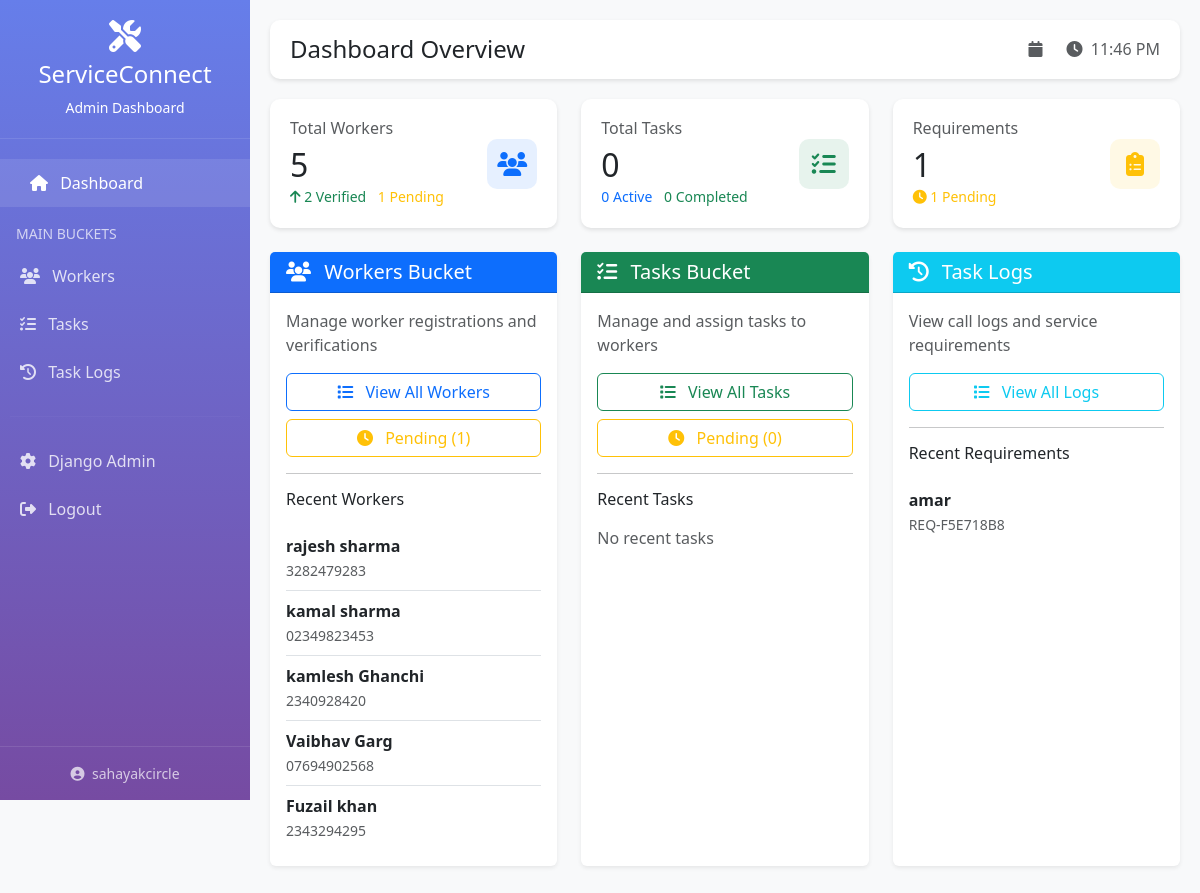
Before: /dashboard/ (signed in) with the older database file.
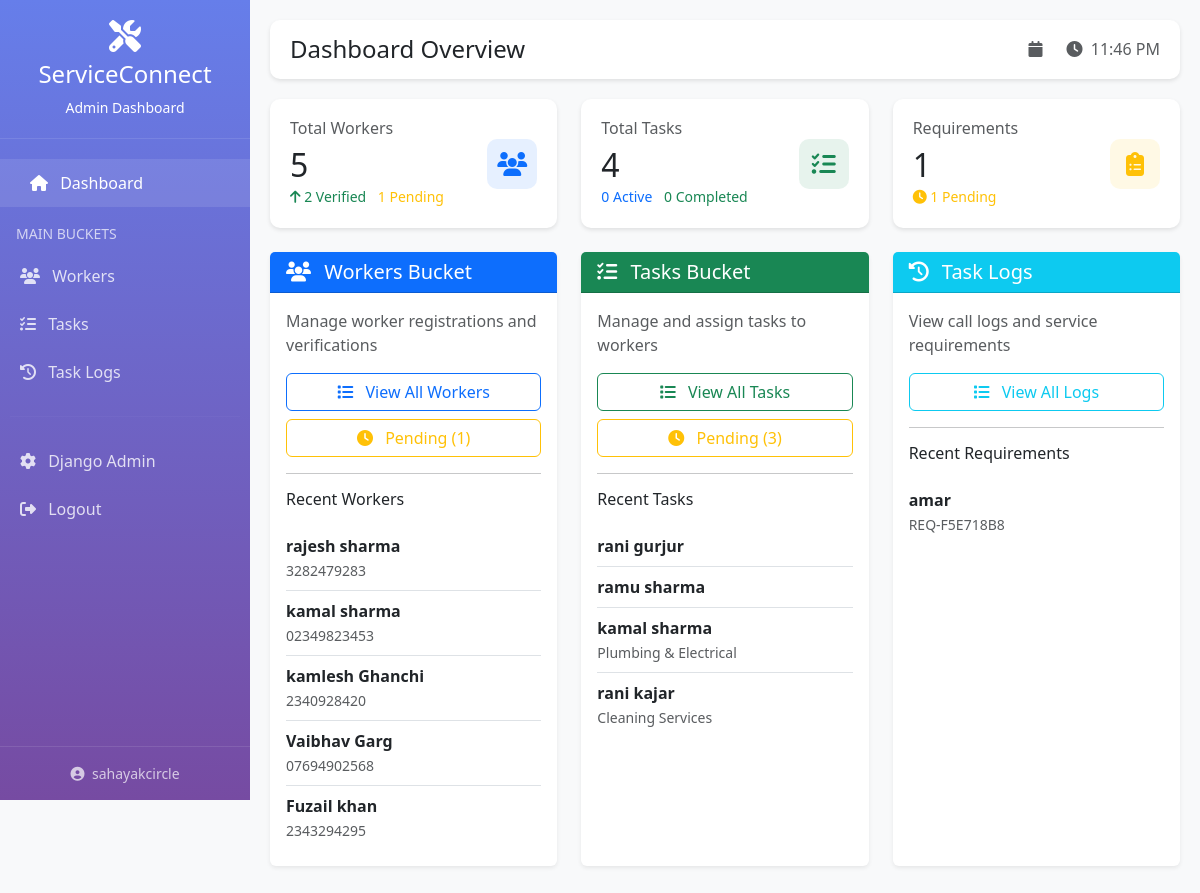
After: the same page with the newer database file.
### apps/workers/models.py (models this page shows, shortened)
class Worker(models.Model):
    id = models.CharField(
        primary_key=True,
        max_length=25,     # safe for 20-char IDs
        editable=False,
        unique=True
    )
    VERIFICATION_STATUS = (
        ('verified', 'Verified'),
        ('rejected', 'Rejected'),
        ('under_review', 'Under Review'),
        ('pending', 'Pending'),
    )
    name = models.CharField(max_length=200)
    phone = models.CharField(max_length=15)
    whatsapp_no = models.CharField(max_length=15, blank=True, null=True)
    age = models.IntegerField(blank=True, null=True)
    aadhar_no = models.CharField(max_length=12, unique=True, blank=True, null=True)
    primary_category = models.ForeignKey(
        Category,
        on_delete=models.SET_NULL,
        null=True,
        related_name='primary_workers'
    )
    secondary_categories = models.ManyToManyField(
        Category,
        blank=True,
        related_name='secondary_workers'
    )
    location = models.ForeignKey(
        Location,
        on_delete=models.SET_NULL,
        null=True,
        blank=True
    )
    geo_location_link = models.URLField(blank=True, null=True)
    last_working_at = models.DateTimeField(blank=True, null=True)
    task_id_lst = models.TextField(blank=True, null=True)
    busy_dates = models.TextField(blank=True, null=True)
    ranking_score = models.DecimalField(max_digits=5, decimal_places=2, default=0)
    verification_status = models.CharField(
        max_length=20,
        choices=VERIFICATION_STATUS,
        default='pending'
    )
    aadhar_img_front = models.ImageField(upload_to='workers/aadhar/', blank=True, null=True)
    aadhar_img_back = models.ImageField(upload_to='workers/aadhar/', blank=True, null=True)
    selfie_img = models.ImageField(upload_to='workers/selfies/', blank=True, null=True)
    created_at = models.DateTimeField(auto_now_add=True)
    updated_at = models.DateTimeField(auto_now=True)
    class Meta:
        db_table = 'workers'
        ordering = ['-ranking_score', 'name']

### apps/requirements/models.py (models this page shows, shortened)
class Requirement(models.Model):
    id = models.CharField(
        primary_key=True,
        max_length=25,
        editable=False,
        unique=True
    )
    requirement_id = models.CharField(max_length=100, unique=True)
    name = models.CharField(max_length=200)
    number = models.CharField(max_length=15)
    location = models.TextField()
    category = models.ForeignKey(
        'categories.Category',
        on_delete=models.SET_NULL,
        null=True,
        related_name='requirements'
    )
    worker = models.ForeignKey(
        'workers.Worker',
        on_delete=models.SET_NULL,
        null=True,
        blank=True,
        related_name='requirements'
    )
    status = models.CharField(max_length=20, default='pending')
    scheduled_date = models.DateTimeField(blank=True, null=True)
    created_at = models.DateTimeField(auto_now_add=True)
    updated_at = models.DateTimeField(auto_now=True)

### apps/tasks/models.py (models this page shows, shortened)
class Task(models.Model):
    id = models.CharField(
        primary_key=True,
        max_length=25,
        editable=False,
        unique=True
    )
    STATUS_CHOICES = (
        ('pending', 'Pending'),
        ('scheduled', 'Scheduled'),
        ('active', 'Active'),
        ('completed', 'Completed'),
        ('cancelled', 'Cancelled'),
    )
    cust_name = models.CharField(max_length=200)
    cust_phone = models.CharField(max_length=15)
    cust_whatsapp = models.CharField(max_length=15, blank=True, null=True)
    cust_location = models.TextField()
    pincode = models.CharField(max_length=10)
    location = models.ForeignKey(
        Location,
        on_delete=models.SET_NULL,
        null=True,
        blank=True,
        related_name='tasks'
    )
    requirement = models.ForeignKey(
        Requirement,
        on_delete=models.SET_NULL,
        null=True,
        blank=True,
        related_name='tasks'
    )
    category = models.ForeignKey(
        Category,
        on_delete=models.SET_NULL,
        null=True,
        related_name='tasks'
    )
    subcategories = models.ManyToManyField(
        Category,
        blank=True,
        related_name='task_subcategories'
    )
    additional_info = models.TextField(blank=True, null=True)
    task_image = models.ImageField(upload_to='tasks/', blank=True, null=True)
    worker = models.ForeignKey(
        Worker,
        on_delete=models.SET_NULL,
        null=True,
        blank=True,
        related_name='assigned_tasks'
    )
    worker_name = models.CharField(max_length=200, blank=True, null=True)
    worker_phone = models.CharField(max_length=20, blank=True, null=True)
    worker_category = models.CharField(max_length=200, blank=True, null=True)
    schedule_date = models.DateTimeField(null=True, blank=True)
    day_service_done = models.DateField(null=True, blank=True)
    status = models.CharField(max_length=20, choices=STATUS_CHOICES, default='pending')
    payment_received_amt = models.DecimalField(max_digits=10, decimal_places=2, default=0)
    feedback = models.TextField(blank=True, null=True)
    rating = models.DecimalField(max_digits=3, decimal_places=2, null=True, blank=True)
    created_at = models.DateTimeField(auto_now_add=True)
    updated_at = models.DateTimeField(auto_now=True)
    class Meta:
        db_table = 'tasks'
        ordering = ['-created_at']

### apps/categories/models.py (models this page shows, shortened)
class Category(models.Model):
    id = models.CharField(
        primary_key=True,
        max_length=25,
        editable=False,
        unique=True
    )
    name = models.CharField(max_length=200)
    code = models.CharField(max_length=50, unique=True)
    category_type = models.CharField(
        max_length=20,
        choices=(('primary', 'Primary Category'), ('subcategory', 'Subcategory')),
        default='primary'
    )
    priority = models.IntegerField(default=0)
    parent = models.ForeignKey(
        'self',
        on_delete=models.CASCADE,
        null=True,
        blank=True,
        related_name='subcategories',
        limit_choices_to={'category_type': 'primary'}
    )
    created_at = models.DateTimeField(auto_now_add=True)
    updated_at = models.DateTimeField(auto_now=True)
    class Meta:
        db_table = 'categories'
        ordering = ['priority', 'name']

### apps/dashboard/views.py (the view)
# urls.py: path('', views.dashboard_home, name='home'),
@login_required(login_url='dashboard:login')
def dashboard_home(request):
    total_workers = Worker.objects.count()
    pending_workers = Worker.objects.filter(verification_status='pending').count()
    verified_workers = Worker.objects.filter(verification_status='verified').count()
    total_tasks = Task.objects.count()
    pending_tasks = Task.objects.filter(status='pending').count()
    active_tasks = Task.objects.filter(status='active').count()
    completed_tasks = Task.objects.filter(status='completed').count()
    total_requirements = Requirement.objects.count()
    pending_requirements = Requirement.objects.filter(status='pending').count()
    recent_workers = Worker.objects.order_by('-created_at')[:5]
    recent_tasks = Task.objects.order_by('-created_at')[:5]
    recent_requirements = Requirement.objects.order_by('-created_at')[:5]
    context = {
        'total_workers': total_workers,
        'pending_workers': pending_workers,
        'verified_workers': verified_workers,
        'total_tasks': total_tasks,
        'pending_tasks': pending_tasks,
        'active_tasks': active_tasks,
        'completed_tasks': completed_tasks,
        'total_requirements': total_requirements,
        'pending_requirements': pending_requirements,
        'recent_workers': recent_workers,
        'recent_tasks': recent_tasks,
        'recent_requirements': recent_requirements,
    }
    return render(request, 'dashboard/home.html', context)

### templates/dashboard/home.html (shortened to what the changed rows need)
{% extends 'dashboard/base.html' %}
{% block content %}
<div class="row g-4 mb-4">
    <div class="col-md-4">
        <div class="stat-card">
            <div class="d-flex justify-content-between align-items-center">
                <div>
                    <h2 class="mb-0">{{ total_workers }}</h2>
                </div>
            </div>
        </div>
    </div>
    <div class="col-md-4">
        <div class="stat-card">
            <div class="d-flex justify-content-between align-items-center">
                <div>
                    <h6 class="text-muted mb-2">Total Tasks</h6>
                    <h2 class="mb-0">{{ total_tasks }}</h2>
                    <small class="text-primary">
                        {{ active_tasks }} Active
                    </small>
                    <small class="text-success ms-2">
                        {{ completed_tasks }} Completed
                    </small>
                </div>
            </div>
        </div>
    </div>
    <div class="col-md-4">
        <div class="stat-card">
            <div class="d-flex justify-content-between align-items-center">
                <div>
                    <h2 class="mb-0">{{ total_requirements }}</h2>
                </div>
            </div>
        </div>
    </div>
</div>
<div class="row g-4 mb-4">
    <div class="col-md-4">
        <div class="card border-0 shadow-sm h-100">
            <div class="card-body">
                <div class="list-group list-group-flush">
                    {% for worker in recent_workers %}
                    <a href="{% url 'dashboard:worker_detail' worker.id %}" class="list-group-item list-group-item-action px-0">
                        <div class="d-flex justify-content-between">
                            <div>
                                <strong>{{ worker.name }}</strong>
                                <br><small class="text-muted">{{ worker.phone }}</small>
                            </div>
                            <span class="badge bg-{{ worker.verification_status|default:'secondary' }}">
                            </span>
                        </div>
                    </a>
                    {% empty %}
                    <p class="text-muted">No recent workers</p>
                    {% endfor %}
                </div>
            </div>
        </div>
    </div>
    <div class="col-md-4">
        <div class="card border-0 shadow-sm h-100">
            <div class="card-body">
                <div class="d-grid gap-2">
                    <a href="{% url 'dashboard:task_list' %}" class="btn btn-outline-success">
                        <i class="fas fa-list me-2"></i> View All Tasks
                    </a>
                    <a href="{% url 'dashboard:task_list' %}?status=pending" class="btn btn-outline-warning">
                        <i class="fas fa-clock me-2"></i> Pending ({{ pending_tasks }})
                    </a>
                </div>
                <div class="list-group list-group-flush">
                    {% for task in recent_tasks %}
                    <a href="{% url 'dashboard:task_detail' task.id %}" class="list-group-item list-group-item-action px-0">
                        <div class="d-flex justify-content-between">
                            <div>
                                <strong>{{ task.cust_name }}</strong>
                                <br><small class="text-muted">{{ task.category.name }}</small>
                            </div>
                            <span class="badge bg-{{ task.status }}">
                            </span>
                        </div>
                    </a>
                    {% empty %}
                    <p class="text-muted">No recent tasks</p>
                    {% endfor %}
                </div>
            </div>
        </div>
    </div>
    <div class="col-md-4">
        <div class="card border-0 shadow-sm h-100">
            <div class="card-body">
                <div class="list-group list-group-flush">
                    {% for req in recent_requirements %}
                    <a href="{% url 'dashboard:requirement_detail' req.id %}" class="list-group-item list-group-item-action px-0">
                        <div class="d-flex justify-content-between">
                            <div>
                                <strong>{{ req.name }}</strong>
                                <br><small class="text-muted">{{ req.requirement_id }}</small>
                            </div>
                            <span class="badge bg-{{ req.status }}">
                            </span>
                        </div>
                    </a>
                    {% empty %}
                    <p class="text-muted">No recent requirements</p>
                    {% endfor %}
                </div>
            </div>
        </div>
    </div>
</div>
{% endblock %}

Changed rows visible on the page:
added Task: cust_name "rani gurjur"
added Task: cust_name "ramu sharma"
added Task: cust_name "kamal sharma", category.name "Plumbing & Electrical"
added Task: cust_name "rani kajar", category.name "Cleaning Services"
Other visible differences:
{{ total_tasks }}: "0" → "4"
{{ pending_tasks }}: "0" → "3"
text no longer shown: "No recent tasks"
